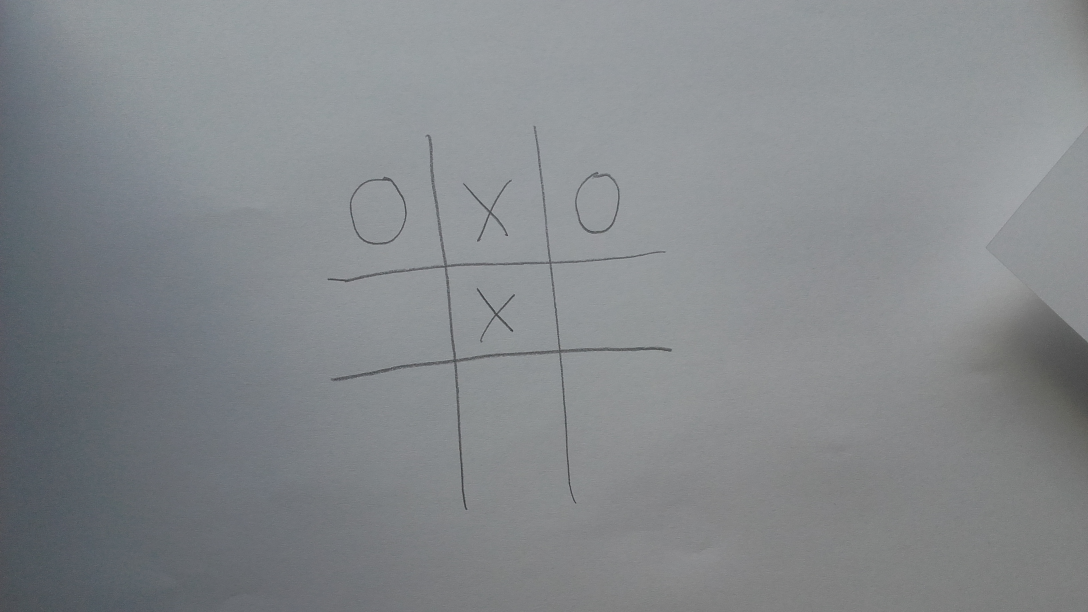
#> input picture PlanszeWejsciowe/p10.jpg, 3264 x 1836 px, given in place of P, which was not available (shown at 1/3 size)
$ python -i x_and_o_detection.py   (imports and definitions only)   (older library calls are emulated)
#> lines starting #> are read from the running program, lines starting #| are printed output that depends on the picture; after the words box and inside, x2 and y2 are one past the last pixel; in counts of white or black regions, pixels touching at a corner belong together; pictures that were not available may be replaced by others from this repository, and a replacement may not be noted
### finding_digital_game_array.py
import cv2
import numpy as np


def check_if_belongs(contour, left_top_corner, right_bottom_corner):
    for i in range(len(contour)):
        if left_top_corner[0] <= contour[i][0][0] <= right_bottom_corner[0] and left_top_corner[1] <= contour[i][0][1] \
                <= right_bottom_corner[1]:
            return True
    return False


def get_points_over_top_edge(contour, y):
    if y > 0:
        points = []
        for i in range(len(contour)):
            if contour[i][0][1] < y:
                tmp = [contour[i][0][0], contour[i][0][1]]
                points.append(tmp)
        return points
    else:
        return []


def get_points_below_bottom_edge(contour, y):
    if y < 480:
        points = []
        for i in range(len(contour)):
            if contour[i][0][1] > y:
                tmp = [contour[i][0][0], contour[i][0][1]]
                points.append(tmp)
        return points
    else:
        return []


def get_points_behind_left_edge(contour, x):
    if x > 0:
        points = []
        for i in range(len(contour)):
            if contour[i][0][0] < x:
                tmp = [contour[i][0][0], contour[i][0][1]]
                points.append(tmp)
        return points
    else:
        return []


def get_points_behind_right_edge(contour, x):
    if x < 480:
        points = []
        for i in range(len(contour)):
            if contour[i][0][0] > x:
                tmp = [contour[i][0][0], contour[i][0][1]]
                points.append(tmp)
        return points
    else:
        return []


# [8 lines left out: function find_intersection, not called in this run]


def get_contour_inside_area(contour, left_top_corner, right_bottom_corner):
    if check_if_belongs(contour, left_top_corner, right_bottom_corner):
        new_contour_elements = []

        points_over_top_edge = get_points_over_top_edge(contour, left_top_corner[1])
        points_below_bottom_edge = get_points_below_bottom_edge(contour, right_bottom_corner[1])
        points_behind_left_edge = get_points_behind_left_edge(contour, left_top_corner[0])
        points_behind_right_edge = get_points_behind_right_edge(contour, right_bottom_corner[0])

        left_top_corner_intersection = []
        if points_over_top_edge and points_behind_left_edge:
            left_top_corner_intersection = find_intersection(points_over_top_edge, points_behind_left_edge)

        right_top_corner_intersection = []
        if points_over_top_edge and points_behind_right_edge:
            right_top_corner_intersection = find_intersection(points_over_top_edge, points_behind_right_edge)

        left_bottom_corner_intersection = []
        if points_below_bottom_edge and points_behind_left_edge:
            left_bottom_corner_intersection = find_intersection(points_below_bottom_edge, points_behind_left_edge)

        right_bottom_corner_intersection = []
        if points_below_bottom_edge and points_behind_right_edge:
            right_bottom_corner_intersection = find_intersection(points_below_bottom_edge, points_behind_right_edge)

        # LEFT TOP CORNER
        if left_top_corner_intersection:
            new_contour_elements.append(left_top_corner)
            for i in range(len(contour)):
                if contour[i][0][0] > left_top_corner[0] and contour[i][0][1] > left_top_corner[1]:
                    new_contour_elements.append([contour[i][0][0], contour[i][0][1]])

        # RIGHT TOP CORNER
        elif right_top_corner_intersection:
            new_contour_elements.append([right_bottom_corner[0], left_top_corner[1]])
            for i in range(len(contour)):
                if contour[i][0][0] < right_bottom_corner[0] and contour[i][0][1] > left_top_corner[1]:
                    new_contour_elements.append([contour[i][0][0], contour[i][0][1]])

        # LEFT BOTTOM CORNER
        elif left_bottom_corner_intersection:
            new_contour_elements.append([left_top_corner[0], right_bottom_corner[1]])
            for i in range(len(contour)):
                if contour[i][0][0] > left_top_corner[0] and contour[i][0][1] < right_bottom_corner[1]:
                    new_contour_elements.append([contour[i][0][0], contour[i][0][1]])

        # RIGHT BOTTOM CORNER
        elif right_bottom_corner_intersection:
            new_contour_elements.append(right_bottom_corner)
            for i in range(len(contour)):
                if contour[i][0][0] < right_bottom_corner[0] and contour[i][0][1] < right_bottom_corner[1]:
                    new_contour_elements.append([contour[i][0][0], contour[i][0][1]])

        # OVER TOP EDGE
        elif points_over_top_edge:
            for i in range(len(contour)):
                tmp = [contour[i][0][0], contour[i][0][1]]
                if tmp not in points_over_top_edge:
                    new_contour_elements.append(tmp)

        # BELOW BOTTOM EDGE
        elif points_below_bottom_edge:
            for i in range(len(contour)):
                tmp = [contour[i][0][0], contour[i][0][1]]
                if tmp not in points_below_bottom_edge:
                    new_contour_elements.append(tmp)

        # BEHIND LEFT EDGE
        elif points_behind_left_edge:
            for i in range(len(contour)):
                tmp = [contour[i][0][0], contour[i][0][1]]
                if tmp not in points_behind_left_edge:
                    new_contour_elements.append(tmp)

        # BEHIND RIGHT EDGE
        elif points_behind_right_edge:
            for i in range(len(contour)):
                tmp = [contour[i][0][0], contour[i][0][1]]
                if tmp not in points_behind_right_edge:
                    new_contour_elements.append(tmp)

        else:
            return contour

        new_contour = np.array(new_contour_elements).reshape((-1, 1, 2)).astype(np.int32)
        return new_contour
    else:
        return []


def find_digital_game_array(contours, recognize_contour_type):
    array = [["-", "-", "-"], ["-", "-", "-"], ["-", "-", "-"]]

    for contour in range(len(contours)):
        for i in range(3):
            for j in range(3):
                contour_inside = get_contour_inside_area(contours[contour], [j * 160, i * 160],
                                                         [j * 160 + 160, i * 160 + 160])
                if len(contour_inside) > 0:
                    original_poly_participation = cv2.contourArea(contour_inside) / cv2.contourArea(contours[contour])
                    if original_poly_participation > 0.6:
                        array[i][j] = recognize_contour_type(contours[contour])
    return array

### globals.py
argument_from_command_line = False
file_name = ""
correctly_identified = 0
incorrectly_identified = 0
correctly_identified_names = []
incorrectly_identified_names = []
number_of_correctly_identified_fields = 0
number_of_incorrectly_identified_fields = 0

mistake_array = [0, 0, 0, 0, 0, 0, 0, 0, 0, 0]

img_names = ["p1.png",
             "p2.jpg",
             "p3.jpg",
             "p4.jpg",
             "p5.jpg",
             "p6.png",
             "p7.jpg",
             "p8.jpg",
             "p9.jpg",
             "p10.jpg",
             "p11.jpg",
             "p12.jpg",
             "p13.jpg",
             "p14.jpg",
             "p15.jpg",
             "p16.png",
             "p17.png",
             "p18.jpg",
             "p19.jpg",
             "p20.jpg",
             "p21.jpg",
             "p22.jpg",
             "p23.jpg",
             "p24.jpg",
             "p25.jpg",
             "p26.jpg",
             "p27.jpg",
             "p28.jpg",
             # "p29.jpg", //nie pełnia założeń
             "p30.jpg",
             # "p31.jpg", //nie pełnia założeń
             "p32.jpg",
             # "p33.jpg", //nie pełnia założeń
             "p34.jpg",
             "p35.jpg",
             "p36.jpg",
             "p37.jpg",
             "p38.jpg",
             "p39.jpg",
             # "p40.jpg", //nie pełnia założeń
             # "p41.jpg", //nie pełnia założeń
             "p42.jpg",
             # "p43.jpg", //nie pełnia założeń
             # "p44.jpg", //nie pełnia założeń
             # "p45.jpg", //nie pełnia założeń
             "p46.jpg",
             "p47.jpg",
             "p48.jpg",
             "p49.jpg",
             # "p50.jpg", //nie pełnia założeń
             # "p51.jpg", //nie pełnia założeń
             "p52.jpg",
             "p53.jpg",
             "p54.jpg",
             "p55.jpg",
             # "p56.jpg", //nie pełnia założeń
             # "p57.jpg", //nie pełnia założeń
             # "p58.jpg", //nie pełnia założeń
             # "p59.jpg", //nie pełnia założeń
             # "p60.jpg", //nie pełnia założeń
             # "p61.jpg", //nie pełnia założeń
             "p62.jpg",
             "p63.jpg",
             "p64.jpg",
             "p65.jpg",
             "p66.jpg"]


def check_correctness(game_array, img_name):
    number_of_mistakes = 0
    is_correct = True
    correct_result = correct_results.get(img_name)
    if correct_result is None:
        print("Nie mozna sprawdzic poprawnosci wyniku programowo (wynik niezdefiniowany odgornie)",
              img_name)
        return False
    for i in range(3):
        sub_array_to_check = game_array[i]
        for j in range(3):
            char_to_check = sub_array_to_check[j]
            if char_to_check != correct_result[i * 3 + j]:
                is_correct = False
                number_of_mistakes += 1
    return is_correct, number_of_mistakes


correct_results = {
    "p1.png": "-o---xx--",
    "p2.jpg": "o---oxx--",
    "p3.jpg": "o---oxx--",
    "p4.jpg": "--x-x-o-o",
    "p5.jpg": "--x-x-o-o",
    "p6.png": "---------",
    "p7.jpg": "x---o-x-o",
    "p8.jpg": "x---o---x",
    "p9.jpg": "x---o---x",
    "p10.jpg": "oxo-x----",
    "p11.jpg": "-o--xxo--",
    "p12.jpg": "-o-----o-",
    "p13.jpg": "oxooxxxox",
    "p14.jpg": "-o-----o-",
    "p15.jpg": "o-o-x----",
    "p16.png": "o-xxxoo--",
    "p17.png": "-o--o---x",
    "p18.jpg": "-o-x-----",
    "p19.jpg": "-o-x-----",
    "p20.jpg": "-o-xxo---",
    "p21.jpg": "-oxo----x",
    "p22.jpg": "-xxoo-o--",
    "p23.jpg": "xoxoxooox",
    "p24.jpg": "o-o-x-x--",
    "p25.jpg": "xoxxo-x-o",
    "p26.jpg": "xooxoxxox",
    "p27.jpg": "x---o----",
    "p28.jpg": "-xo-oxo--",
    "p29.jpg": "----x--o-",
    "p30.jpg": "---o-x-x-",
    "p31.jpg": "----x---o",
    "p32.jpg": "--o------",
    "p33.jpg": "---o-o-x-",
    "p34.jpg": "-x--o--x-",
    "p35.jpg": "xo--x----",
    "p36.jpg": "xoo-x--x-",
    "p37.jpg": "x-x-o---o",
    "p38.jpg": "-ox-x-oox",
    "p39.jpg": "o---x----",
    "p40.jpg": "----o----",
    "p41.jpg": "-----o-x-",
    "p42.jpg": "--oxo----",
    "p43.jpg": "-ox-ox---",
    "p44.jpg": "------x-o",
    "p45.jpg": "-o--x--o-",
    "p46.jpg": "-o--x--o-",
    "p47.jpg": "--x-o---x",
    "p48.jpg": "-ox-o---x",
    "p49.jpg": "----ox--x",
    "p50.jpg": "-x-------",
    "p51.jpg": "-x-xo----",
    "p52.jpg": "--oox----",
    "p53.jpg": "xxoooxxxo",
    "p54.jpg": "xxoooxxxo",
    "p55.jpg": "xxoooxxxo",
    "p56.jpg": "----x-o--",
    "p57.jpg": "----x-o--",
    "p58.jpg": "--xx--ooo",
    "p59.jpg": "--xx--ooo",
    "p60.jpg": "o---x----",
    "p61.jpg": "--x-o-x--",
    "p62.jpg": "-o--x--o-",
    "p63.jpg": "--oxo----",
    "p64.jpg": "--x-o---x",
    "p65.jpg": "-ox-ox---",
    "p66.jpg": "-x-------"

}

### x_and_o_detection.py
from finding_digital_game_array import *
import globals


def get_approx_poly(contour):
    epsilon = 0.05 * cv2.arcLength(contour, True)
    return cv2.approxPolyDP(contour, epsilon, True)


def recognize_contour_type(contour):
    poly = get_approx_poly(contour)
    is_convex = cv2.isContourConvex(poly)
    contour_type = "unknown"
    if is_convex:
        contour_type = "o"
    elif not is_convex:
        contour_type = "x"

    return contour_type


# [15 lines left out: functions get_color, draw_contours_on_image, not called in this run]


def find_maxes(data, how_many):
    tmp_list = data.copy()
    tmp_list.sort()
    return tmp_list[-how_many:]


def find_biggest_contours_indices(contours, how_many):
    sizes = []
    indices = []

    for i in range(len(contours)):
        sizes.append(cv2.contourArea(contours[i]))

    maxes = find_maxes(sizes, how_many)

    for i in range(how_many):
        indices.append(sizes.index(maxes[i]))
    return indices


def filter_contours(contour_vector, hierarchy_vector, how_many_biggest_to_ignore):
    if 0 < how_many_biggest_to_ignore <= len(contour_vector):
        contours = []

        indices = find_biggest_contours_indices(contour_vector, how_many_biggest_to_ignore)

        for i in range(len(contour_vector)):
            if cv2.contourArea(contour_vector[i]) > 300:
                if i in indices:
                    continue
                elif hierarchy_vector[0][i][3] in indices:
                    contours.append(contour_vector[i])
        return contours
    else:
        return contour_vector


def find_contours(img, how_many_biggest_to_ignore):
    _, contour_vector, hierarchy_vector = cv2.findContours(image=img, mode=cv2.RETR_TREE,
                                                           method=cv2.CHAIN_APPROX_SIMPLE)

    contours = filter_contours(contour_vector, hierarchy_vector, how_many_biggest_to_ignore)

    return contours


def pre_processing(img):
    img = cv2.pyrMeanShiftFiltering(src=img, sp=11, sr=43)

    img = cv2.GaussianBlur(img, (7, 7), 1)

    gray = cv2.cvtColor(img, cv2.COLOR_BGRA2BGR)

    gray = cv2.cvtColor(gray, cv2.COLOR_BGR2GRAY)

    img = cv2.adaptiveThreshold(gray, 255, cv2.ADAPTIVE_THRESH_MEAN_C, cv2.THRESH_BINARY, 11, 2)

    kernel = np.ones((5, 5), np.uint8)

    img = cv2.erode(img, kernel)

    return img


def build_around_to_500(img):
    new_img = np.ones((500, 500), np.uint8)
    new_img.fill(255)

    counter = 0
    for i in range(len(new_img)):
        if 10 <= i < 490:
            new_img[i][10:490] = img[counter]
            counter += 1
    return new_img


def move_contours_back_to_480(contours):
    for i in range(len(contours)):
        for j in range(len(contours[i])):
            contours[i][j][0][0] -= 10
            contours[i][j][0][1] -= 10

    return contours


def x_and_o_detection(names):
#> called with names = 'PlanszeWejsciowe/p10.jpg'
    games_arrays = []
    for i in range(len(names)):
        original_image = cv2.imread("./ZnalezionePlansze/" + names[i])
#> original_image is the input picture: shape (1836, 3264, 3); mean B, G, R 139.4, 136.4, 132.7

        resized_original_image = cv2.resize(original_image, (480, 480))
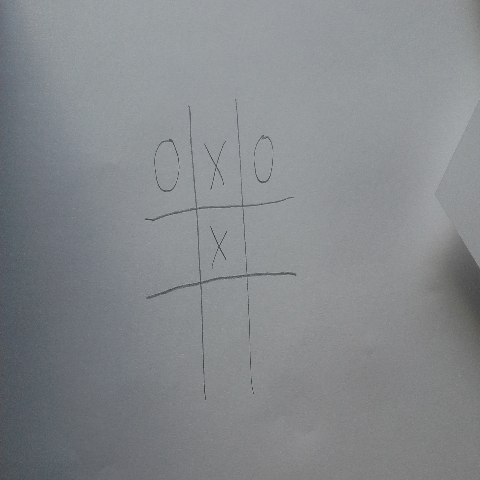
#> resized_original_image: shape (480, 480, 3); mean B, G, R 139.3, 136.3, 132.6

        img = pre_processing(resized_original_image)
#> in pre_processing, `img = cv2.adaptiveThreshold(gray, 255, cv2.ADAPTIVE_THRESH_MEAN_C, cv2..`:
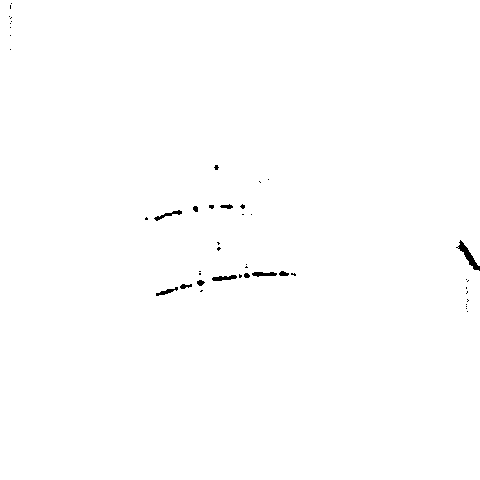
#> img: shape (480, 480); 99.6% white; 46 black regions (35 under 20 px), largest, box (x1, y1, x2, y2) and area: (456, 240, 480, 271) 201, (212, 275, 237, 281) 95, (154, 210, 182, 221) 90
#> in pre_processing, `img = cv2.erode(img, kernel)`:
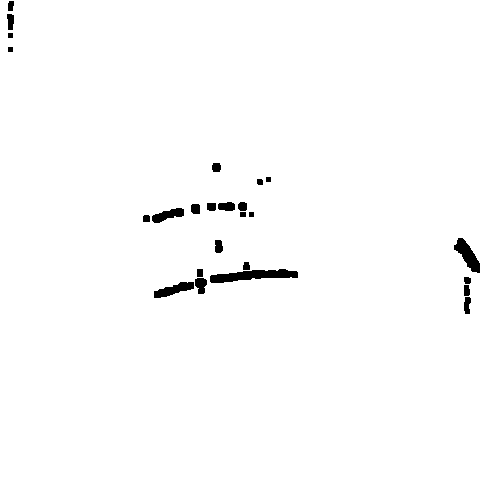
#> img: shape (480, 480); 98.7% white; 25 black regions, largest, box (x1, y1, x2, y2) and area: (210, 269, 298, 283) 717, (454, 238, 480, 273) 422, (154, 282, 194, 298) 333

        img = build_around_to_500(img)
#> after the loop in build_around_to_500, `for i in range(len(new_img)):`:
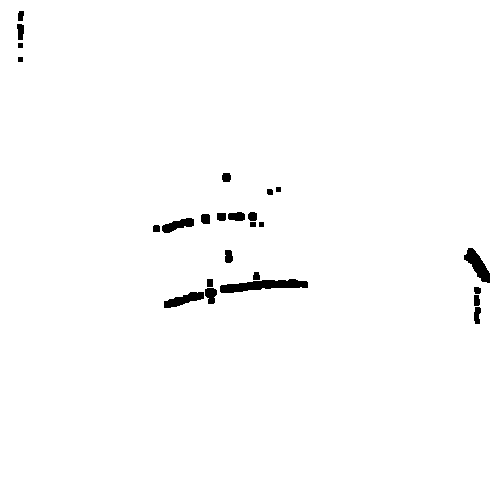
#> new_img: shape (500, 500); 98.8% white; 25 black regions
#> after the loop in build_around_to_500, `for i in range(len(new_img)):`: counter = 480

        contours = find_contours(img, 3)
#> in find_contours, `_, contour_vector, hierarchy_vector = cv2.findContours(image=img, mode..`: contour_vector = 26 contours; largest, box (x1, y1, x2, y2) and area: (0, 0, 500, 500) 249001, (219, 278, 309, 294) 810, (463, 247, 491, 284) 466, (163, 291, 205, 309) 380, (161, 217, 195, 234) 304
#> the loop in find_biggest_contours_indices, `for i in range(len(contours)):` made 26 passes
#> after the loop in find_biggest_contours_indices, `for i in range(len(contours)):`: sizes = 26 values, max 249001 at index 0, min 34 at index 12, mean 9714.5
#> in find_maxes, `tmp_list = data.copy()`: tmp_list has the same summary as sizes in find_biggest_contours_indices
#> in find_biggest_contours_indices, `maxes = find_maxes(sizes, how_many)`: maxes = [465.5, 810, 249001]
#> after the loop in find_biggest_contours_indices, `for i in range(how_many):`: indices = [10, 6, 0]
#> the loop in filter_contours, `for i in range(len(contour_vector)):` made 26 passes
#> after the loop in filter_contours, `for i in range(len(contour_vector)):`: contours = 2 contours; box (x1, y1, x2, y2) and area: (163, 291, 205, 309) 380, (161, 217, 195, 234) 304
        contours = move_contours_back_to_480(contours)
#> the loop in move_contours_back_to_480, `for i in range(len(contours)):` made 2 passes
#> after the loop in move_contours_back_to_480, `for i in range(len(contours)):`: contours = 2 contours; box (x1, y1, x2, y2) and area: (153, 281, 195, 299) 380, (151, 207, 185, 224) 304

        game_array = find_digital_game_array(contours, recognize_contour_type)
#> the loop in find_digital_game_array, `for contour in range(len(contours)):` made 2 passes
#> after the loop in find_digital_game_array, `for contour in range(len(contours)):`: array = [['-', '-', '-'], ['-', 'o', '-'], ['-', '-', '-']]
#> game_array has the same summary as array in find_digital_game_array

        is_correct, number_of_mistakes = globals.check_correctness(game_array, names[i])
        if is_correct:
            print("Poprawnie wykryto: ", names[i])
            globals.number_of_correctly_identified_fields += 9
            globals.correctly_identified += 1
            globals.correctly_identified_names.append(names[i])
            globals.mistake_array[number_of_mistakes] += 1
        else:
            print("Niepoprawnie wykryto: ", names[i])
            print("Ilość pomyłek na tej planszy: ", number_of_mistakes)
            globals.number_of_incorrectly_identified_fields = \
                globals.number_of_incorrectly_identified_fields + number_of_mistakes
            globals.number_of_correctly_identified_fields += 9 - number_of_mistakes
            globals.incorrectly_identified += 1
            globals.incorrectly_identified_names.append(names[i])
            globals.mistake_array[number_of_mistakes] += 1

        if not globals.argument_from_command_line:
            print(names[i])
            for k in game_array:
                print(k)
        games_arrays.append(game_array)
        original_image_with_contours = draw_contours_on_image(resized_original_image, contours)
        cv2.imwrite("./WynikiPrzetwarzania/" + names[i], original_image_with_contours)
    return games_arrays

#> (the run stopped early here; a loop or call above may not have finished)
